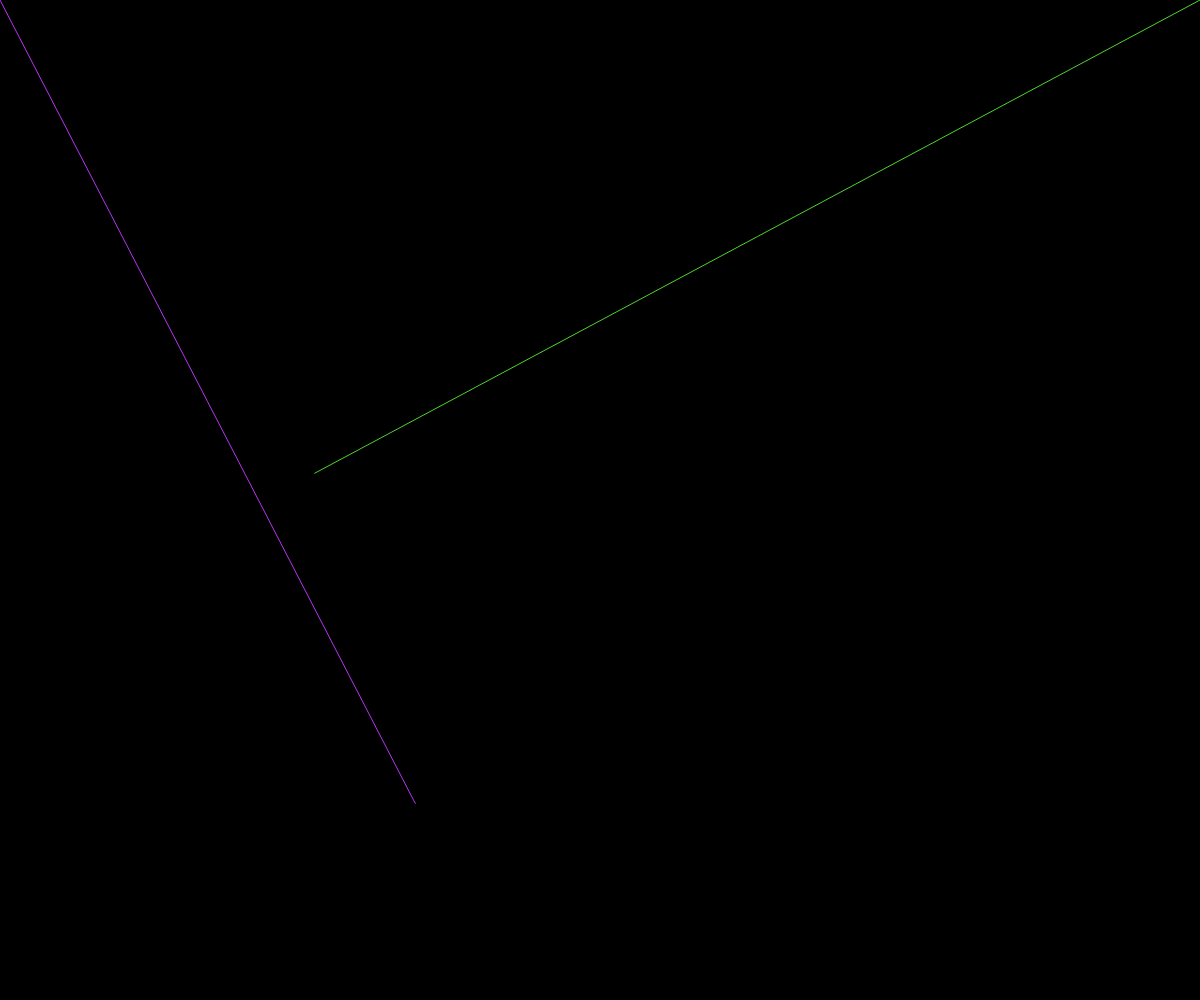
Frame 1 (no input)
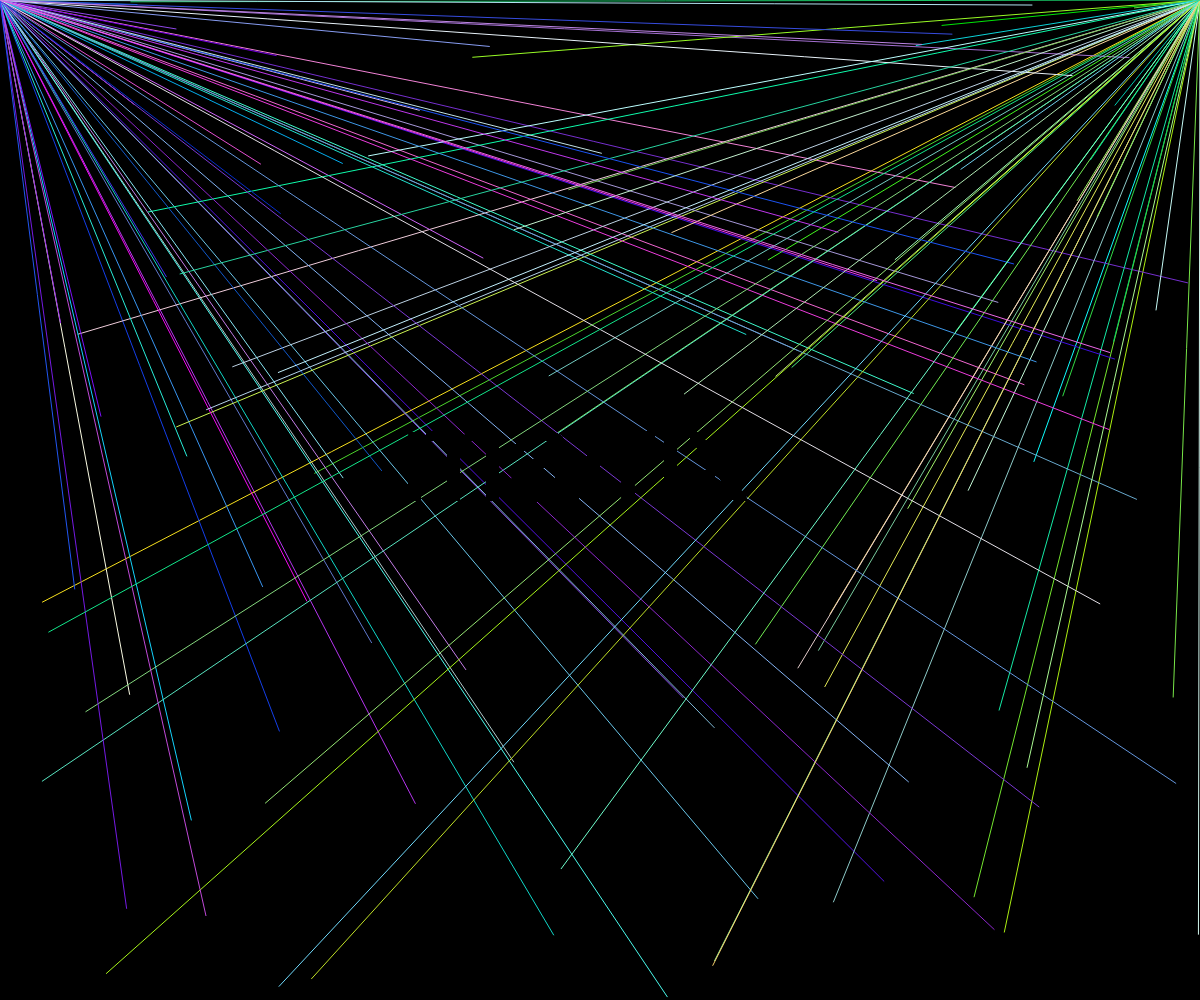
Frame 60 (no input)
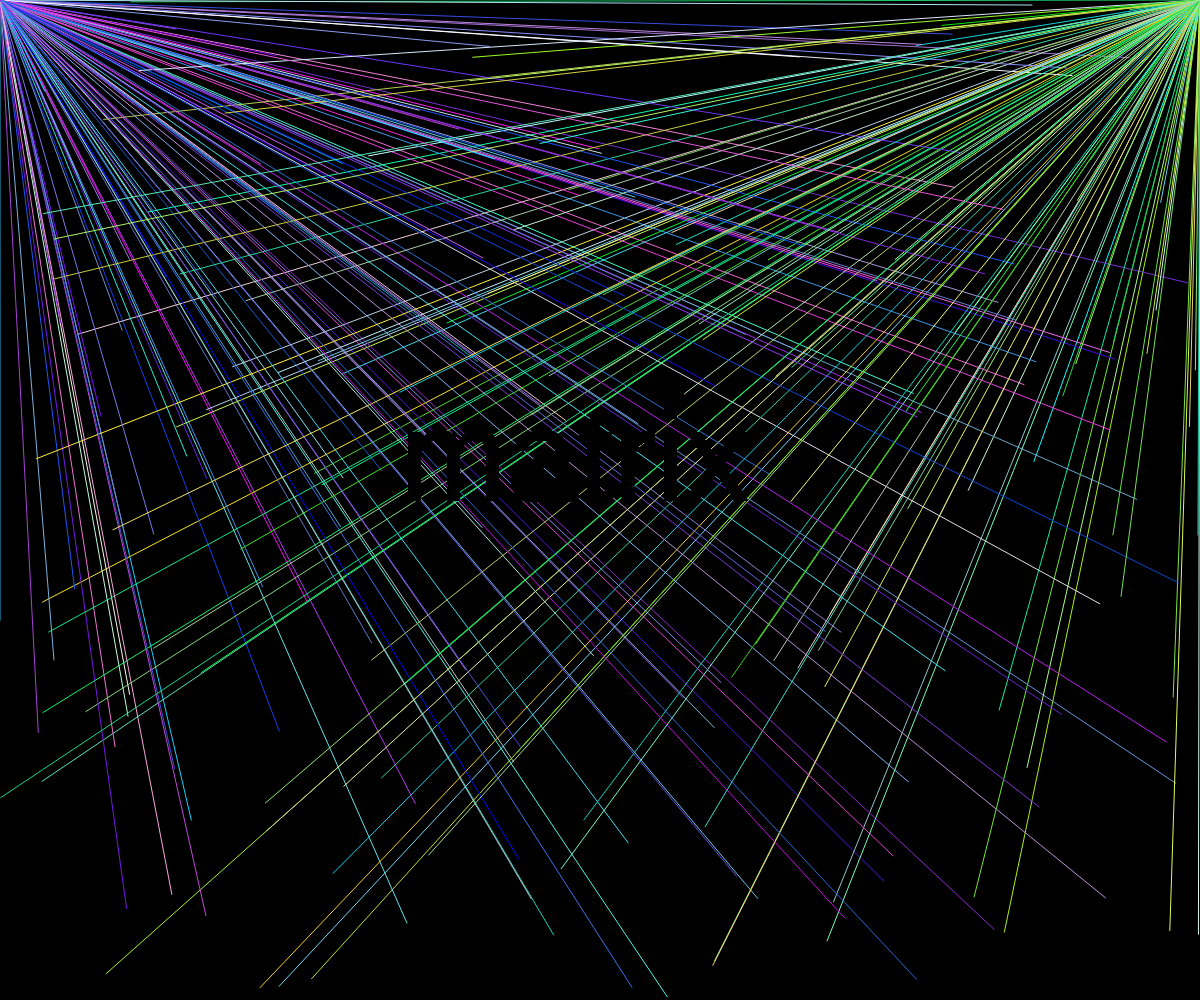
Frame 120 (the mouse pressed at the canvas centre since frame 60)

The p5.js sketch that drew these frames (run headless with seeded random() and noise() and a simulated clock; from frame 60 on, the mouse is pressed at the canvas centre):

// p5.js sketch
// ── sketch.js
function setup() {
    // put setup code here
    createCanvas(windowWidth, windowHeight);
    background(0);
  }
  
  function draw() {
    // put drawing code here

    stroke(random(255), random(255), random(200, 255));
    line(0, 0, random(width), random(height));

    stroke(random(255), random(200, 255), random(255));
    line(width, 0, random(width), random(height));

    stroke(0);
    textSize(128);
    text("matrix", width/2-200, height/2);
  }
  
  
